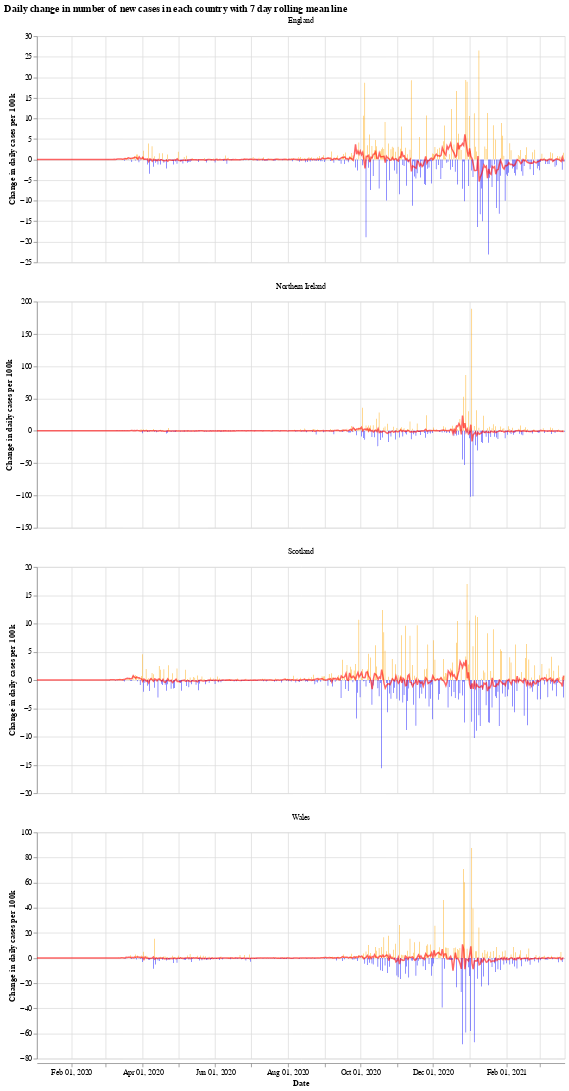

The notebook cell this image was saved under:
### Markdown cell above
We will use the Python library `Altair` for visualising the data, see the [altair docs](https://altair-viz.github.io/) for more information.

First we have a graph which shows the daily change in the number of new cases for each country. This number jumps up and down all over the place, which is likely due to delay in reporting of new cases over the weekend. Another interesting thing is that it looks like the daily cases in Wales experienced a much shorter period of calm over the summer (calm in the sense of daily cases not jumping up and down).

The orange bars are days when the number of new cases (per 100k population) was more than the previous day, while the blue are days when the number of new cases dropped. The red line is the 7 day moving average. 

When the moving average line is below 0, it means that there is a consistent drop in new cases. We can see this clearly happening around the times that lockdowns were introduced (though, to varying degrees). I will update the graphs soon with a marker of when each lockdown started.

### Code cell
# collapse
import altair as alt

bars = alt.Chart(uk_cases).mark_bar().encode(
    x=alt.X("yearmonthdate(date):T", axis=alt.Axis(title='Date')),
    y=alt.Y("casesChangeRate:Q", axis=alt.Axis(title='Change in daily cases per 100k')),
    tooltip='casesChange',
    color=alt.condition(
        alt.datum.casesChangeRate > 0,
        alt.value("orange"),  # The positive color
        alt.value("blue")  # The negative color
    )
).properties(title='Daily change in number of new cases with 7 day rolling mean',width=700).interactive()

line = alt.Chart(uk_cases).mark_line(
    color='red',
    size=2,
    opacity=0.6
).transform_window(
    rolling_mean='mean(casesChangeRate)',
    frame=[0, 7],
    groupby=['areaName']
).encode(
    x='yearmonthdate(date):T',
    y='rolling_mean:Q'
)

alt.layer(bars, line, data=uk_cases).facet(alt.Column(
    'areaName', title=''), columns=1).resolve_scale(y='independent').properties(title='Daily change in number of new cases in each country with 7 day rolling mean line')

### Figure 1 — Vega-Lite specification as saved in the notebook (floating-point values rounded to 4 significant figures; data arrays with more than 128 entries replaced by an {"elided": "..."} marker saying what was removed)
{"config": {"view": {"continuousWidth": 400, "continuousHeight": 300}}, "data": {"name": "data-51ecd7662eb0c701cc45fc036e3d920e"}, "facet": {"type": "nominal", "field": "areaName", "title": ""}, "spec": {"layer": [{"mark": "bar", "encoding": {"color": {"condition": {"value": "orange", "test": "(datum.casesChangeRate > 0)"}, "value": "blue"}, "tooltip": {"type": "quantitative", "field": "casesChange"}, "x": {"type": "temporal", "axis": {"title": "Date"}, "field": "date", "timeUnit": "yearmonthdate"}, "y": {"type": "quantitative", "axis": {"title": "Change in daily cases per 100k"}, "field": "casesChangeRate"}}, "selection": {"selector001": {"type": "interval", "bind": "scales", "encodings": ["x", "y"]}}, "title": "Daily change in number of new cases with 7 day rolling mean", "width": 700}, {"mark": {"type": "line", "color": "red", "opacity": 0.6, "size": 2}, "encoding": {"x": {"type": "temporal", "field": "date", "timeUnit": "yearmonthdate"}, "y": {"type": "quantitative", "field": "rolling_mean"}}, "transform": [{"window": [{"op": "mean", "field": "casesChangeRate", "as": "rolling_mean"}], "frame": [0, 7], "groupby": ["areaName"]}]}]}, "columns": 1, "resolve": {"scale": {"y": "independent"}}, "title": "Daily change in number of new cases in each country with 7 day rolling mean line", "$schema": "https://vega.github.io/schema/vega-lite/v4.8.1.json", "datasets": {"data-51ecd7662eb0c701cc45fc036e3d920e": {"elided": "1776 records"}}}
